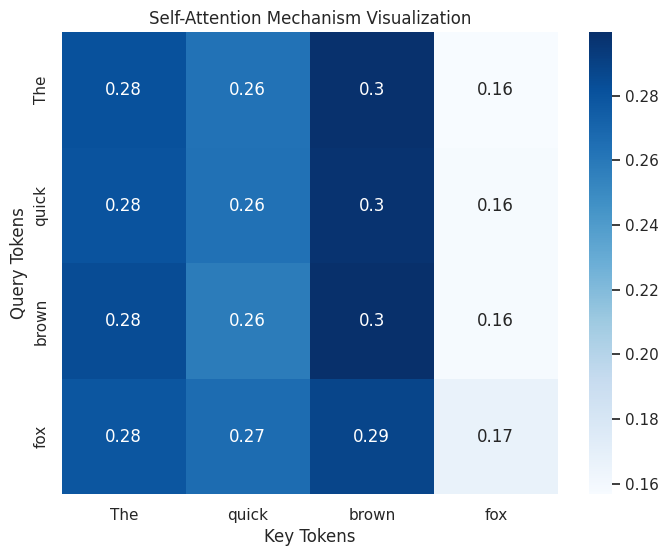

Write Python code to recreate this figure.
import numpy as np
import matplotlib.pyplot as plt
import seaborn as sns

# Example sentence
tokens = ["The", "quick", "brown", "fox"]
num_tokens = len(tokens)
embedding_dim = 4  # Embedding vector size

# Random embedding vectors
np.random.seed(0)
embeddings = np.random.rand(num_tokens, embedding_dim)

# Query, Key, Value matrices
W_q = np.random.rand(embedding_dim, embedding_dim)
W_k = np.random.rand(embedding_dim, embedding_dim)
queries = embeddings @ W_q
keys = embeddings @ W_k

# Dot-product attention
attention_scores = queries @ keys.T
attention_scores /= np.sqrt(embedding_dim)  # Scaling
attention_weights = np.exp(attention_scores)
attention_weights /= np.sum(attention_weights, axis=1, keepdims=True)

# Visualization
plt.figure(figsize=(8, 6))
sns.heatmap(attention_weights, annot=True, xticklabels=tokens, yticklabels=tokens, cmap="Blues")
plt.title("Self-Attention Mechanism Visualization")
plt.xlabel("Key Tokens")
plt.ylabel("Query Tokens")
plt.show()
